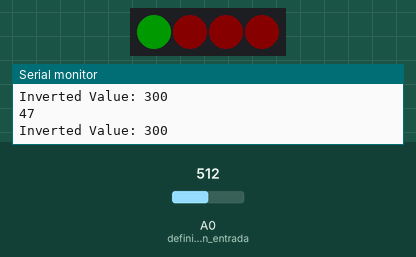
A sketch run on a simulated Arduino Leonardo, built with avr-gcc and run on an emulated ATmega32U4. Shown: 4 RGB LEDs in strip order, left to right, the last lines printed to the serial monitor. The test bench sets the inputs (shaded band); at power-on: A0 (definición_pin_entrada) = 512. Dim RGB values are drawn brighter than linear; USB keyboard and mouse output is not drawn.

Above: at 4.2 s.
4.3 s: A0 (definición_pin_entrada) set to 306
At 4.8 s:
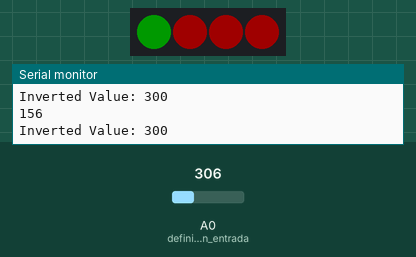
5.8 s: A0 (definición_pin_entrada) set to 215
At 6.7 s:
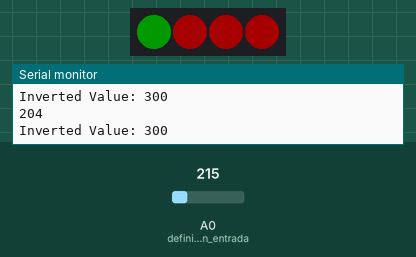
7.3 s: A0 (definición_pin_entrada) set to 235
At 8.5 s:
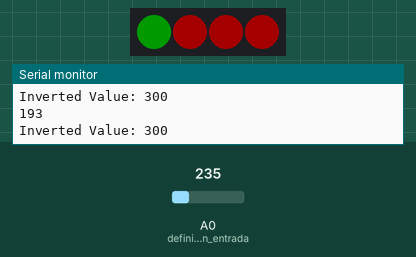
8.8 s: A0 (definición_pin_entrada) set to 556
At 9.4 s:
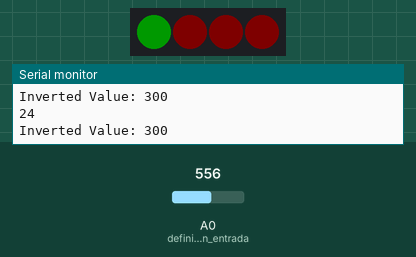
10.3 s: A0 (definición_pin_entrada) set to 582
At 11.2 s:
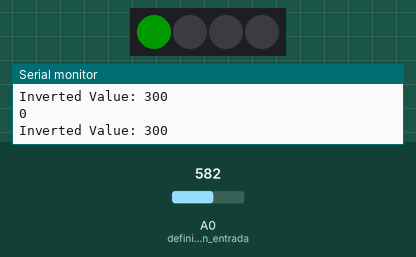
11.8 s: A0 (definición_pin_entrada) set to 511
At 13.1 s:
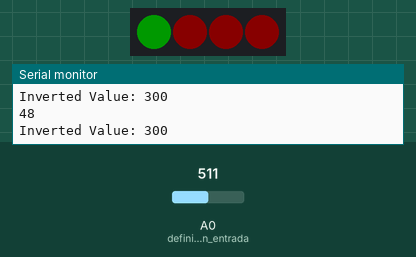
Timing chart, 0 to 14.3 s (numbered marks = the images above; inputs shaded):
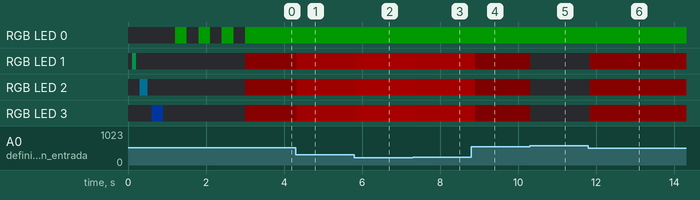

Measured:
- the behaviour switches between 565 and 566 on A0 (definición_pin_entrada) (found by bisection; images 4 and 5)
- after the input at 4.3 s, RGB LED 1–3: RGB(9, 0, 0) → RGB(31, 0, 0) at once
- after the input at 5.8 s, RGB LED 1–3: RGB(31, 0, 0) → RGB(40, 0, 0) after 0.05 s
- after the input at 7.3 s, RGB LED 1–3: RGB(40, 0, 0) → RGB(38, 0, 0) after 0.07 s
- after the input at 8.8 s, RGB LED 1–3: RGB(38, 0, 0) → RGB(4, 0, 0) after 0.09 s
- after the input at 10.3 s, RGB LED 1–3: RGB(4, 0, 0) → off at once
- after the input at 11.8 s, RGB LED 1–3: off → RGB(9, 0, 0) at once

The sketch:

handbrake_rgb.ino
```cpp
#include <Joystick.h>
#include <FastLED.h>

// CONTROL
const int maxDisp = 1023;  // Máximo valor del potenciómetro según fabricante

// LEDS
#define NUM_LEDS 4    // Número de LEDs en tu tira
#define PIN_LED 6     // Pin al que está conectada la tira de LEDs
CRGB leds[NUM_LEDS];  // Creo un array con los LEDs controlables

// Paleta de colores blanco, azul, lila y morado
CRGBPalette16 customPalette = CRGBPalette16(
  CRGB::Green,  // Verde
  CRGB::Blue,   // Azul
  CRGB::Red,  // Lila
  CRGB::Purple  // Morado
);

void encenderLeds() {
  for (int i = 0; i < NUM_LEDS; ++i) {
    leds[i] = ColorFromPalette(customPalette, i * 16);
    FastLED.show();
    delay(100 * i);
    leds[i] = CRGB::Black;
    FastLED.show();
    delay(100);
  }
  delay(200);

  // Hacer parpadear el LED verde 3 veces
  for (int i = 0; i < 3; ++i) {
    leds[0] = CRGB::Green;
    FastLED.show();
    delay(300);
    leds[0] = CRGB::Black;
    FastLED.show();
    delay(300);
  }
}

void setup() {
  pinMode(A0, INPUT);        // definición pin entrada
  pinMode(PIN_LED, OUTPUT);  // definición pin salida

  Joystick.begin();    // arrancamos la libreria Joystick
  Serial.begin(9600);  // arrancamos el puerto serie para monitorizar en PC

  FastLED.addLeds<WS2812B, PIN_LED, GRB>(leds, NUM_LEDS);  // Configurar la tira de LEDs
  FastLED.setBrightness(50);                              // Establecer el brillo ~50% (100 en un rango 0-255)

  encenderLeds();  // Llamar a la función para encender los LEDs al inicio
}


void loop() {
  //CONTROL--------------------------------------------------------

  int potDisp = analogRead(A0);  // guardamos como valor la respuesta del potenciometro
  int invertedValue = maxDisp - potDisp;
  invertedValue = (invertedValue < 10) ? 0 : invertedValue;  // Invertir el valor para tener 0 en el mínimo y 100 en el máximo

  // Mapear el recorrido del potenciometro disponible del total, con el valor de salida necesario
  // map(lectura, min potenciometro, max potenciometro, min respuesta PC, max respuesta PC)
  // int mappedValue = map(potDisp, 0, 1023, 0, 100); ****funcion original
  int mappedValue = map(invertedValue, 420, 800, 0, 200);

  mappedValue = (mappedValue < 20) ? 0 : mappedValue;
  invertedValue = (invertedValue > 225) ? 300 : invertedValue;

  Joystick.setThrottle(mappedValue);  // Enviar el valor mapeado del joystick (potenciometro) al PC

  Serial.println(mappedValue);                                 // Mostrar el valor mapeado en el Monitor Serie, nos ayuda a calibrar
  Serial.println("Inverted Value: " + String(invertedValue));  // Imprimir el valor invertido en el Monitor Serie

  //LEDS------------------------------------------------------------

  CRGB color = CRGB::Red;                   // Cambiamos el color a blanco
  color.nscale8_video(mappedValue);       // Escalar la intensidad a un rango de 0-255
  leds[0] = CRGB::Green;                      // Establecer el color verde solo para el primer LED
  fill_solid(&leds[1], NUM_LEDS - 1, color);  // Dejar el resto de LEDs en blanco
  FastLED.show();                             // Mostrar los colores en la tira de LEDs

  delay(100);  // suaviza la ejecución entre loops.
}
```
